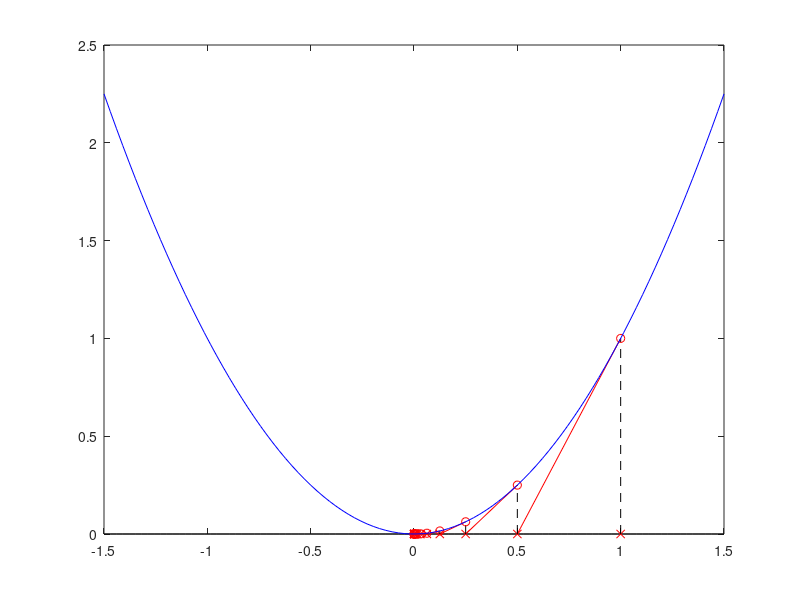
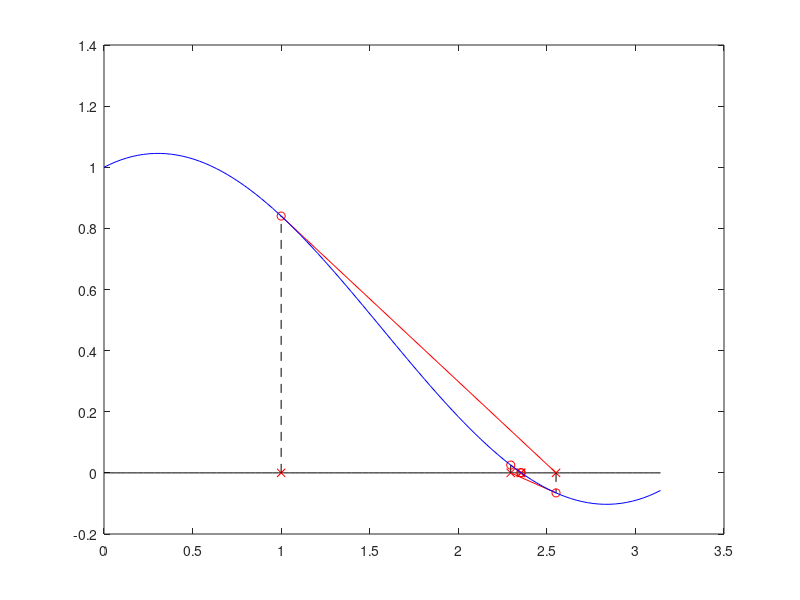
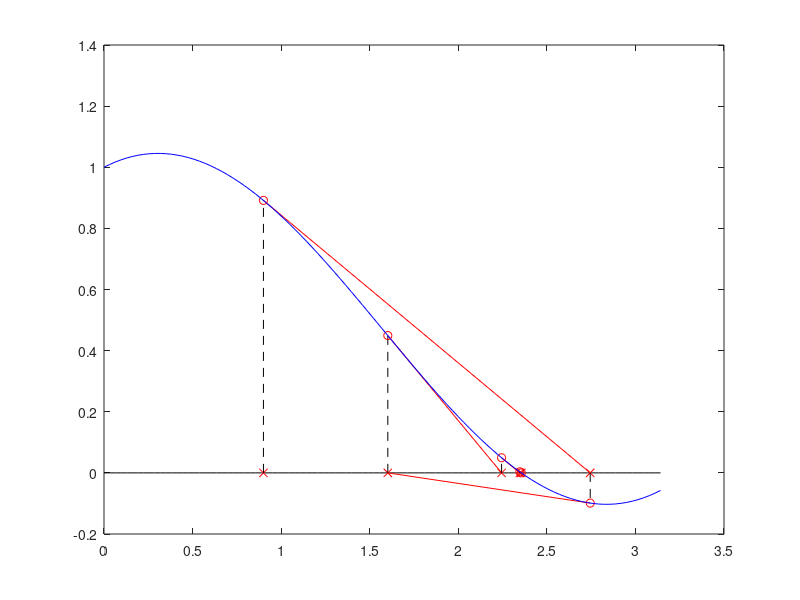
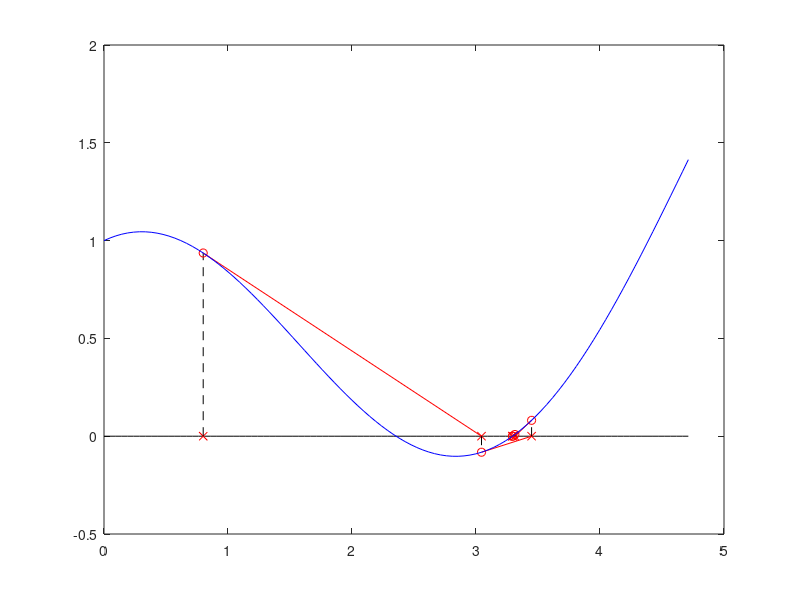

These charts were generated, in order, by the following MATLAB code:
% Problem 3
clf
xs = linspace(-1.5,1.5);
plot(xs,0*xs,'k-'); % x-axis
hold on
f = @(x) x.^2;
df = @(x) 2.*x;
x = 1; % x_0
for ii = 1:100
    plot(x,0,'rx') % red cross at (x,0)
    plot([x x], [0 f(x)], 'k--') % dashed black line to f(x) from x-axis
    plot(x,f(x),'ro') % red circle at f(x)
    xn = x - f(x) ./ df(x); 
    plot([x xn], [f(x) 0], 'r-') % red line to new x on x-axis
    x = xn;
    if abs(f(x)) < 10^-8
        break;
    end
end
plot(xs,f(xs),'b-');
print(gcf,'-dpng','hw2_prob3_plot.png');

%% Problem 4

clear all; close all; clc; clf;
xs = linspace(0,pi);
plot(xs,0*xs,'k-'); % x-axis
hold on
f = @(x) cos(x) + 0.3.*x;
df = @(x) -sin(x) + 0.3;
x = 1.0; % x_0
for ii = 1:100
    plot(x,0,'rx') % red cross at (x,0)
    plot([x x], [0 f(x)], 'k--') % dashed black line to f(x) from x-axis
    plot(x,f(x),'ro') % red circle at f(x)
    xn = x - f(x) ./ df(x); 
    plot([x xn], [f(x) 0], 'r-') % red line to new x on x-axis
    x = xn;
    if abs(f(x)) < 10^-8
        break;
    end
end
plot(xs,f(xs),'b-');
print(gcf,'-dpng','hw2_prob4_x0_1.0.png');

%%

clear all; close all; clc; clf;
xs = linspace(0,pi);
plot(xs,0*xs,'k-'); % x-axis
hold on
f = @(x) cos(x) + 0.3.*x;
df = @(x) -sin(x) + 0.3;
x = 0.9; % x_0
for ii = 1:100
    plot(x,0,'rx') % red cross at (x,0)
    plot([x x], [0 f(x)], 'k--') % dashed black line to f(x) from x-axis
    plot(x,f(x),'ro') % red circle at f(x)
    xn = x - f(x) ./ df(x); 
    plot([x xn], [f(x) 0], 'r-') % red line to new x on x-axis
    x = xn;
    if abs(f(x)) < 10^-8
        break;
    end
end
plot(xs,f(xs),'b-');
print(gcf,'-dpng','hw2_prob4_x0_0.9.png');

%%

clear all; close all; clc; clf;
xs = linspace(0,1.5*pi);
plot(xs,0*xs,'k-'); % x-axis
hold on
f = @(x) cos(x) + 0.3.*x;
df = @(x) -sin(x) + 0.3;
x = 0.8; % x_0
for ii = 1:100
    plot(x,0,'rx') % red cross at (x,0)
    plot([x x], [0 f(x)], 'k--') % dashed black line to f(x) from x-axis
    plot(x,f(x),'ro') % red circle at f(x)
    xn = x - f(x) ./ df(x); 
    plot([x xn], [f(x) 0], 'r-') % red line to new x on x-axis
    x = xn;
    if abs(f(x)) < 10^-8
        break;
    end
end
plot(xs,f(xs),'b-');
print(gcf,'-dpng','hw2_prob4_x0_0.8.png');

%% Problem 5

clear all; close all; clc; clf;

f = @(x) cos(x) + 0.3*x;
x0s = linspace(-8,8); % default already makes N = 100
M = zeros(100,2);

for ii = 1:100
    M(ii,1) = x0s(ii);
    M(ii,2) = fzero(f, x0s(ii));
end

xs = linspace(-10,10);
clf
plot(xs,0*xs,'k-');
hold on
myroot = M(:,2); % = to all the fzero(s)
for ii = 1:100
    plot([x0s(ii) myroot(ii)], [f(x0s(ii)) 0], 'k-')
end
plot(xs,f(xs));
print(gcf,'-dpng','hw2_prob5_plot.png');
